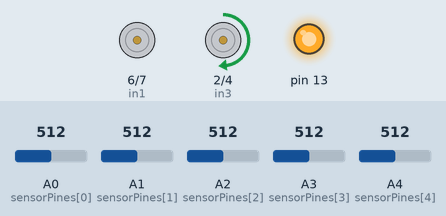
This sketch was run on a simulated Arduino Uno, built with avr-gcc and run on an emulated ATmega328P. On the bench: motor-driver pin pairs drawn as motors (green arrow = first pin HIGH = forward, orange = second pin HIGH = backward, longer = more drive, scaled by the enable pin), output pins drawn as LEDs (lit = HIGH). Inputs (shaded band) come from the test bench; at power-on: A1 (sensorPines[1]) = 512, A3 (sensorPines[3]) = 512, A2 (sensorPines[2]) = 512, A0 (sensorPines[0]) = 512, A4 (sensorPines[4]) = 512.

Above: at 2.2 s.
2.3 s: A1 (sensorPines[1]) set to 682
3.8 s: A1 (sensorPines[1]) set to 711
At 4.5 s:
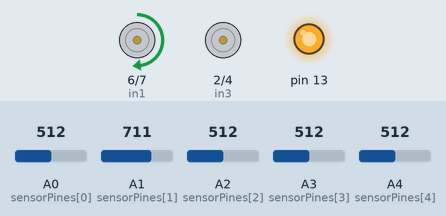
5.3 s: A3 (sensorPines[3]) set to 691
6.8 s: A3 (sensorPines[3]) set to 711
At 8.0 s:
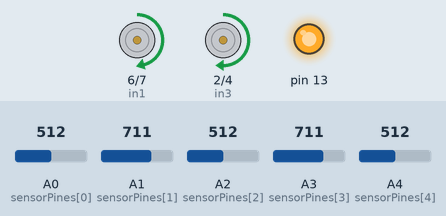
8.3 s: A2 (sensorPines[2]) set to 710
At 9.1 s:
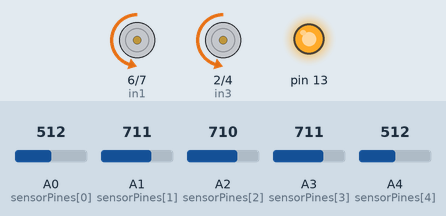
9.8 s: A2 (sensorPines[2]) set to 682
At 10.3 s:
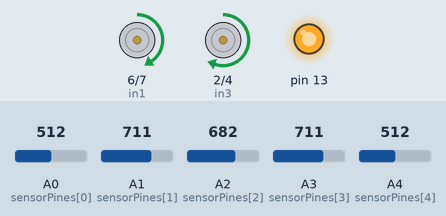
Timing chart, 0 to 12.3 s (numbered marks = the images above; inputs shaded):
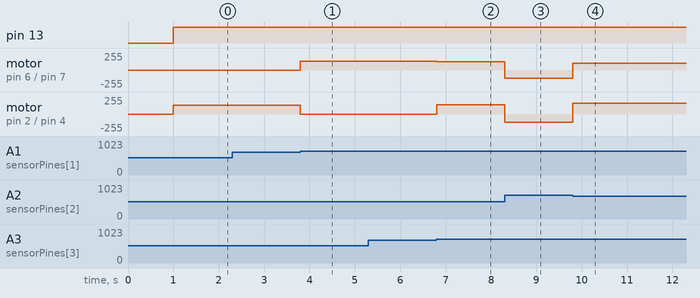

The sketch:

Seguidor_de_linea_5sensores_QTR_principio_PID_retroceso.ino
```cpp
const int sensorPines[] = {A0, A1, A2, A3, A4};
int velocidad = 130;
float Kp = 30;
int umbral = 700;

void setup() {
  for (int i = 0; i < 5; i++) {
    pinMode(sensorPines[i], INPUT);
  }

  pinMode(5, OUTPUT); // enA
  pinMode(6, OUTPUT);  // in1
  pinMode(7, OUTPUT);  // in2
  pinMode(2, OUTPUT);  // in3
  pinMode(4, OUTPUT);  // in4
  pinMode(3, OUTPUT); // enB
  pinMode(13, OUTPUT);
  delay(1000);
}

void loop() {
  int valoresSensores[5];
  for (int i = 0; i < 5; i++) {
    valoresSensores[i] = analogRead(sensorPines[i]);
  }
  digitalWrite(13, HIGH);
  if (valoresSensores[0] > umbral && valoresSensores[4] > umbral) {
    adelante();
  } else if (valoresSensores[0] > umbral) {
    girarIzquierda(velocidad);
  } else if (valoresSensores[4] > umbral) {
    girarDerecha(velocidad);
  } else if (valoresSensores[1] < umbral) {
    girarIzquierda(velocidad);
  } else if (valoresSensores[3] < umbral) {
    girarDerecha(velocidad);
  } else if (valoresSensores[2] < umbral) {
    int correccion = Kp * (valoresSensores[2] - umbral);
    int velocidad_izq = velocidad + correccion;
    int velocidad_der = velocidad - correccion;
    avanzarConVelocidad(velocidad_izq, velocidad_der);
  } else {
        retroceder();
  }
}


// Avanzar hacia adelante con la velocidad dada
void adelante() {
  avanzarConVelocidad(velocidad, velocidad);
}

// Girar a la derecha con la velocidad dada
void girarDerecha(int velocidad) {
  avanzarConVelocidad(velocidad, 0);
}

// Girar a la izquierda con la velocidad dada
void girarIzquierda(int velocidad) {
  avanzarConVelocidad(0, velocidad);
}

// Detener el robot de manera suave
void detener() {
  for (int i = 1; i <= 4; i++) {
    digitalWrite(i, LOW);
  }
  analogWrite(5, 0);
  analogWrite(3, 0);
}

// Avanzar con velocidad específica para cada motor
void avanzarConVelocidad(int velocidad_izq, int velocidad_der) {
  digitalWrite(2, HIGH);
  digitalWrite(4, LOW);
  digitalWrite(6, HIGH);
  digitalWrite(7, LOW);
  analogWrite(5, velocidad_izq);
  analogWrite(3, velocidad_der);
}

void retroceder() {
  digitalWrite(2, LOW);
  digitalWrite(4, HIGH);
  digitalWrite(6, LOW);
  digitalWrite(7, HIGH);
  analogWrite(5, 120);
  analogWrite(3, 120);
}
```

Measured:
- the behaviour switches between 699 and 700 on A1 (sensorPines[1]) (found by bisection; images 0 and 1)
- the behaviour switches between 699 and 700 on A3 (sensorPines[3]) (found by bisection; images 1 and 2)
- the behaviour switches between 700 and 699 on A2 (sensorPines[2]) (found by bisection; images 3 and 4)
- after the input at 2.3 s, every drawn part: stays the same
- after the input at 3.8 s, motor on pin 6 (in1) / pin 7 (in2): stopped → forward 130/255 at once; motor on pin 2 (in3) / pin 4 (in4): forward 130/255 → stopped at once
- after the input at 5.3 s, every drawn part: stays the same
- after the input at 6.8 s, motor on pin 6 (in1) / pin 7 (in2): forward 130/255 → forward 122/255 at once; motor on pin 2 (in3) / pin 4 (in4): stopped → forward 138/255 at once
- after the input at 8.3 s, motor on pin 6 (in1) / pin 7 (in2): forward 122/255 → backward 120/255 at once; motor on pin 2 (in3) / pin 4 (in4): forward 138/255 → backward 120/255 at once
- after the input at 9.8 s, motor on pin 6 (in1) / pin 7 (in2): backward 120/255 → forward 102/255 at once; motor on pin 2 (in3) / pin 4 (in4): backward 120/255 → forward 158/255 at once
